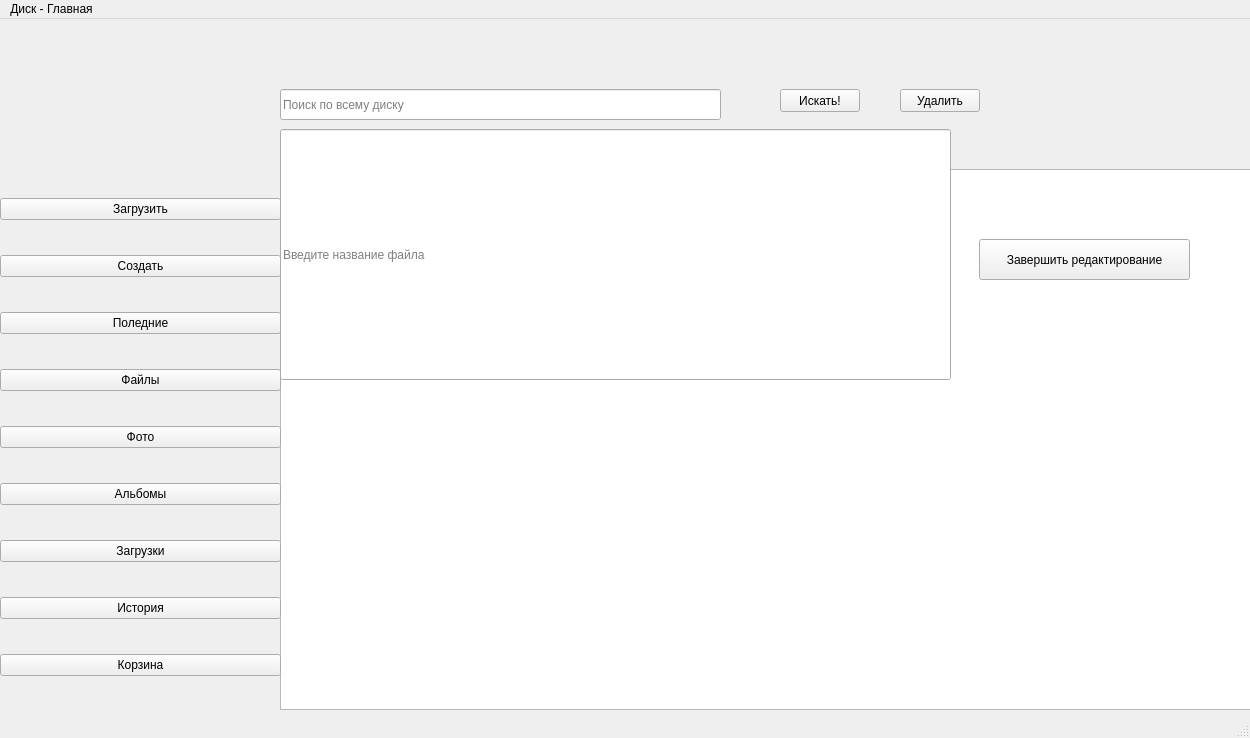
<?xml version="1.0" encoding="UTF-8"?>
<ui version="4.0">
 <class>MainWindow</class>
 <widget class="QMainWindow" name="MainWindow">
  <property name="geometry">
   <rect>
    <x>0</x>
    <y>0</y>
    <width>1250</width>
    <height>738</height>
   </rect>
  </property>
  <property name="windowTitle">
   <string>MainWindow</string>
  </property>
  <widget class="QWidget" name="centralwidget">
   <widget class="QWidget" name="gridLayoutWidget">
    <property name="geometry">
     <rect>
      <x>280</x>
      <y>150</y>
      <width>971</width>
      <height>541</height>
     </rect>
    </property>
    <layout class="QGridLayout" name="FoldersLayout">
     <item row="0" column="0">
      <widget class="QListWidget" name="foldersListWidget">
       <property name="selectionMode">
        <enum>QAbstractItemView::MultiSelection</enum>
       </property>
      </widget>
     </item>
    </layout>
   </widget>
   <widget class="QWidget" name="gridLayoutWidget_2">
    <property name="geometry">
     <rect>
      <x>0</x>
      <y>150</y>
      <width>281</width>
      <height>541</height>
     </rect>
    </property>
    <layout class="QGridLayout" name="ActionsLayout">
     <item row="2" column="0">
      <widget class="QPushButton" name="latest">
       <property name="text">
        <string>Поледние</string>
       </property>
      </widget>
     </item>
     <item row="7" column="0">
      <widget class="QPushButton" name="history">
       <property name="text">
        <string>История</string>
       </property>
      </widget>
     </item>
     <item row="4" column="0">
      <widget class="QPushButton" name="photo">
       <property name="text">
        <string>Фото</string>
       </property>
      </widget>
     </item>
     <item row="8" column="0">
      <widget class="QPushButton" name="trash">
       <property name="text">
        <string>Корзина</string>
       </property>
      </widget>
     </item>
     <item row="5" column="0">
      <widget class="QPushButton" name="albums">
       <property name="text">
        <string>Альбомы</string>
       </property>
      </widget>
     </item>
     <item row="0" column="0">
      <widget class="QPushButton" name="upload">
       <property name="text">
        <string>Загрузить</string>
       </property>
      </widget>
     </item>
     <item row="3" column="0">
      <widget class="QPushButton" name="files">
       <property name="text">
        <string>Файлы</string>
       </property>
      </widget>
     </item>
     <item row="6" column="0">
      <widget class="QPushButton" name="downloads">
       <property name="text">
        <string>Загрузки</string>
       </property>
      </widget>
     </item>
     <item row="1" column="0">
      <widget class="QPushButton" name="create">
       <property name="text">
        <string>Создать</string>
       </property>
      </widget>
     </item>
    </layout>
   </widget>
   <widget class="QPushButton" name="startSearch">
    <property name="geometry">
     <rect>
      <x>780</x>
      <y>70</y>
      <width>80</width>
      <height>23</height>
     </rect>
    </property>
    <property name="text">
     <string>Искать!</string>
    </property>
   </widget>
   <widget class="QLineEdit" name="search">
    <property name="geometry">
     <rect>
      <x>280</x>
      <y>70</y>
      <width>441</width>
      <height>31</height>
     </rect>
    </property>
    <property name="placeholderText">
     <string>Поиск по всему диску</string>
    </property>
   </widget>
   <widget class="QLineEdit" name="addNew">
    <property name="enabled">
     <bool>true</bool>
    </property>
    <property name="geometry">
     <rect>
      <x>280</x>
      <y>110</y>
      <width>671</width>
      <height>251</height>
     </rect>
    </property>
    <property name="dragEnabled">
     <bool>true</bool>
    </property>
    <property name="placeholderText">
     <string>Введите название файла</string>
    </property>
   </widget>
   <widget class="QPushButton" name="endEdit">
    <property name="geometry">
     <rect>
      <x>979</x>
      <y>220</y>
      <width>211</width>
      <height>41</height>
     </rect>
    </property>
    <property name="text">
     <string>Завершить редактирование</string>
    </property>
   </widget>
   <widget class="QPushButton" name="deleteElement">
    <property name="geometry">
     <rect>
      <x>900</x>
      <y>70</y>
      <width>80</width>
      <height>23</height>
     </rect>
    </property>
    <property name="text">
     <string>Удалить</string>
    </property>
   </widget>
  </widget>
  <widget class="QMenuBar" name="menubar">
   <property name="geometry">
    <rect>
     <x>0</x>
     <y>0</y>
     <width>1250</width>
     <height>20</height>
    </rect>
   </property>
   <widget class="QMenu" name="menu">
    <property name="title">
     <string>Диск - Главная</string>
    </property>
   </widget>
   <addaction name="menu"/>
  </widget>
  <widget class="QStatusBar" name="statusbar"/>
 </widget>
 <resources/>
 <connections/>
</ui>
